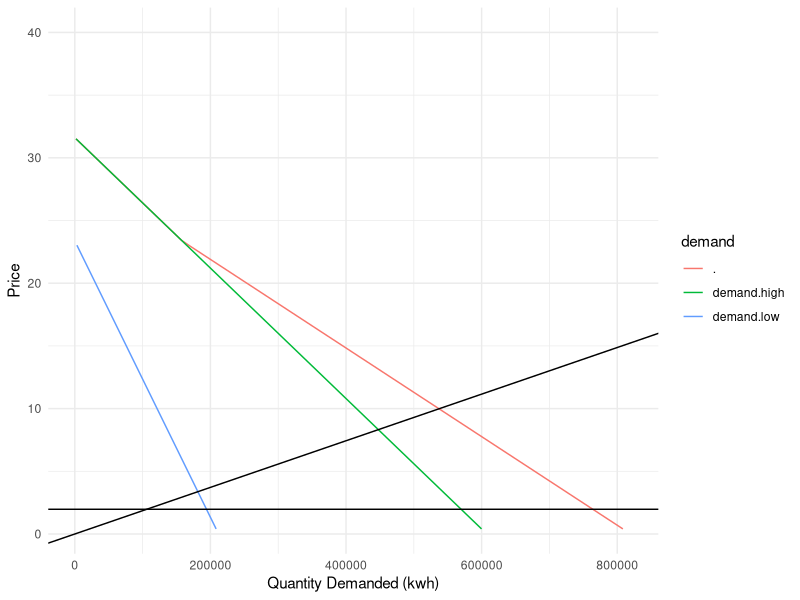

Recreate this plot in R.
## ---- chunk 1
knitr::opts_chunk$set(echo = TRUE, warning = FALSE, message = FALSE)

library(tidyverse)
library(here)

options(scipen = 999)
## ---- chunk 2
# read in the data
data <- read_csv(here('data/HW3_data.csv')) %>% 
  select(!1) 

# perform a linear fit
low.model <- lm(Price_Cents ~ Q_Low_Kwh, data)
high.model <- lm(Price_Cents ~ Q_High_Kwh, data)
## ---- chunk 3
# convert price to demand
demand <- function(price, model) {
  q <- (price - model$coefficients[[1]]) / model$coefficients[[2]]
  q <- ifelse(q < 0, 0, q)
  return(q)
}

# calculate aggregate demand
demand_agg <- function(price) {
  q <- demand(price, low.model) + demand(price, high.model)
  return(q)
}

# calculate consumer surplus
cs <- function(price, model) {
  q <- demand(price, model)
  cs <- 0.5 * (model$coefficients[[1]] - price) * q
  return(cs)
}

# aggregate consumer surplus
cs_agg <- function(price){
  cs <- cs(price, high.model) + cs(price, low.model)
  return(cs)
}

# producer surplus
ps <- function(price, q_eq){
  ps <- 0.5 * 10 * q_eq
  
  return(ps)
}

eq_p_q <- function(m1, m2, b1, b2){
  q_star <- (b2 - b1) / (m1 - m2)
  p_star <- m1 * q_star + b1
  vector <- c(q_star, p_star)
  return(vector)
}
## ---- chunk 4
# function that converts quantity in lbs to metric tons and returns mec
mec <- function(q, p){
  q_ton <- q / 2204.62
  p_kwh <- q_ton * p
  return(p_kwh)
}

mec <- round(mec(0.85, 51), 4) * 100

mec
## ---- chunk 5
price <- seq(0, 40, length.out = 100)
agg_demand <- demand_agg(price) %>% 
  as.data.frame() %>% 
  cbind(price) %>% 
  mutate(demand.low = demand(price, low.model),
         demand.high = demand(price, high.model)) %>% 
  pivot_longer(c(., demand.low, demand.high),
               names_to = 'demand',
               values_to = 'quantity_d') 

agg_demand[agg_demand == 0] <- NA

# lm for agg demand 
agg_demand.lm <- agg_demand %>% 
  filter(quantity_d > 30000, demand == '.')

demand.lm <- lm(price ~ quantity_d, data = agg_demand.lm)

# calculating equilibrium quantity
q_eq <- (10 - demand.lm$coefficients[1]) / demand.lm$coefficients[2]

# slope of supply curve
supply <- 10 / q_eq

ggplot(agg_demand) +
  geom_line(aes(x = quantity_d, y = price, color = demand)) +
  geom_abline(slope = supply) +
  geom_hline(yintercept = mec) +
  theme_minimal() +
  labs(x = "Quantity Demanded (kwh)", y = "Price")
## ---- chunk 6
cs_low <- cs(10, low.model)
cs_high <- cs(10, high.model)
cs_aggr <- cs_agg(10)
p_s <- ps(10, q_eq)
env_cost <- q_eq * mec
## ---- chunk 7
cs_high_perc <- cs_high/cs_aggr *100
cs_low_perc <- cs_low/cs_aggr *100
## ---- chunk 8
eq <- eq_p_q(demand.lm$coefficients[2], supply, demand.lm$coefficients[1], mec)
